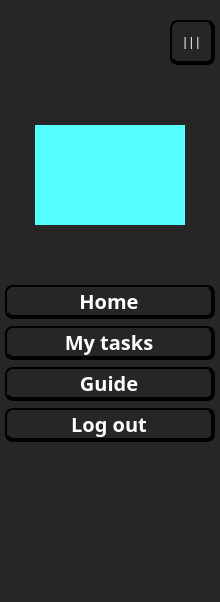
     <widget class="QWidget" name="LeftBar" native="true">
      <property name="minimumSize">
       <size>
        <width>220</width>
        <height>0</height>
       </size>
      </property>
      <property name="maximumSize">
       <size>
        <width>300</width>
        <height>16777215</height>
       </size>
      </property>
      <property name="layoutDirection">
       <enum>Qt::LeftToRight</enum>
      </property>
      <property name="styleSheet">
       <string notr="true">QWidget{
	background-color: rgb(39, 38, 39);
}
QPushButton{

	color:white;
	border: 2px solid;
	border-radius: 8px;
	border-bottom: 4px solid;
	border-right: 4px solid 
}
QPushButton:hover{
	background-color: &quot;#3d3d3d&quot;;
 	color: black;
}
QPushButton:pressed{
	border-bottom: 2px solid;
	border-right: 2px solid
}
</string>
      </property>
      <layout class="QGridLayout" name="gridLayout">
       <property name="leftMargin">
        <number>5</number>
       </property>
       <property name="topMargin">
        <number>20</number>
       </property>
       <property name="rightMargin">
        <number>5</number>
       </property>
       <property name="bottomMargin">
        <number>120</number>
       </property>
       <property name="horizontalSpacing">
        <number>0</number>
       </property>
       <property name="verticalSpacing">
        <number>20</number>
       </property>
       <item row="5" column="0" colspan="3">
        <layout class="QVBoxLayout" name="leftMenuButtons">
         <property name="spacing">
          <number>7</number>
         </property>
         <property name="sizeConstraint">
          <enum>QLayout::SetDefaultConstraint</enum>
         </property>
         <property name="rightMargin">
          <number>0</number>
         </property>
         <item>
          <spacer name="verticalSpacerUnderPhoto">
           <property name="orientation">
            <enum>Qt::Vertical</enum>
           </property>
           <property name="sizeType">
            <enum>QSizePolicy::Minimum</enum>
           </property>
           <property name="sizeHint" stdset="0">
            <size>
             <width>20</width>
             <height>40</height>
            </size>
           </property>
          </spacer>
         </item>
         <item>
          <widget class="QPushButton" name="homeButton">
           <property name="sizePolicy">
            <sizepolicy hsizetype="Preferred" vsizetype="Preferred">
             <horstretch>0</horstretch>
             <verstretch>0</verstretch>
            </sizepolicy>
           </property>
           <property name="maximumSize">
            <size>
             <width>16777215</width>
             <height>100</height>
            </size>
           </property>
           <property name="font">
            <font>
             <family>Century Gothic</family>
             <pointsize>15</pointsize>
             <weight>75</weight>
             <bold>true</bold>
            </font>
           </property>
           <property name="cursor">
            <cursorShape>PointingHandCursor</cursorShape>
           </property>
           <property name="mouseTracking">
            <bool>true</bool>
           </property>
           <property name="layoutDirection">
            <enum>Qt::LeftToRight</enum>
           </property>
           <property name="styleSheet">
            <string notr="true">color:white;</string>
           </property>
           <property name="text">
            <string>Home</string>
           </property>
           <property name="icon">
            <iconset>
             <normalon>user/home.png</normalon>
            </iconset>
           </property>
           <property name="autoDefault">
            <bool>true</bool>
           </property>
           <property name="default">
            <bool>true</bool>
           </property>
           <property name="flat">
            <bool>false</bool>
           </property>
          </widget>
         </item>
         <item>
          <widget class="QPushButton" name="myTaskButton">
           <property name="sizePolicy">
            <sizepolicy hsizetype="Preferred" vsizetype="Preferred">
             <horstretch>0</horstretch>
             <verstretch>0</verstretch>
            </sizepolicy>
           </property>
           <property name="maximumSize">
            <size>
             <width>16777215</width>
             <height>100</height>
            </size>
           </property>
           <property name="font">
            <font>
             <family>Century Gothic</family>
             <pointsize>15</pointsize>
             <weight>75</weight>
             <bold>true</bold>
            </font>
           </property>
           <property name="cursor">
            <cursorShape>PointingHandCursor</cursorShape>
           </property>
           <property name="styleSheet">
            <string notr="true">color: white;</string>
           </property>
           <property name="text">
            <string>My tasks</string>
           </property>
           <property name="icon">
            <iconset>
             <normalon>user/clipboard.png</normalon>
            </iconset>
           </property>
           <property name="autoDefault">
            <bool>true</bool>
           </property>
           <property name="default">
            <bool>true</bool>
           </property>
           <property name="flat">
            <bool>false</bool>
           </property>
          </widget>
         </item>
         <item>
          <widget class="QPushButton" name="guideButton">
           <property name="sizePolicy">
            <sizepolicy hsizetype="Preferred" vsizetype="Preferred">
             <horstretch>0</horstretch>
             <verstretch>0</verstretch>
            </sizepolicy>
           </property>
           <property name="maximumSize">
            <size>
             <width>16777215</width>
             <height>100</height>
            </size>
           </property>
           <property name="font">
            <font>
             <family>Century Gothic</family>
             <pointsize>15</pointsize>
             <weight>75</weight>
             <bold>true</bold>
            </font>
           </property>
           <property name="cursor">
            <cursorShape>PointingHandCursor</cursorShape>
           </property>
           <property name="layoutDirection">
            <enum>Qt::LeftToRight</enum>
           </property>
           <property name="styleSheet">
            <string notr="true">color: white;</string>
           </property>
           <property name="text">
            <string>Guide</string>
           </property>
           <property name="icon">
            <iconset>
             <normalon>user/help.png</normalon>
            </iconset>
           </property>
           <property name="autoDefault">
            <bool>true</bool>
           </property>
           <property name="default">
            <bool>true</bool>
           </property>
           <property name="flat">
            <bool>false</bool>
           </property>
          </widget>
         </item>
         <item>
          <widget class="QPushButton" name="logOutButton">
           <property name="sizePolicy">
            <sizepolicy hsizetype="Preferred" vsizetype="Preferred">
             <horstretch>0</horstretch>
             <verstretch>0</verstretch>
            </sizepolicy>
           </property>
           <property name="maximumSize">
            <size>
             <width>16777215</width>
             <height>100</height>
            </size>
           </property>
           <property name="font">
            <font>
             <family>Century Gothic</family>
             <pointsize>15</pointsize>
             <weight>75</weight>
             <bold>true</bold>
            </font>
           </property>
           <property name="cursor">
            <cursorShape>PointingHandCursor</cursorShape>
           </property>
           <property name="styleSheet">
            <string notr="true">color: white;</string>
           </property>
           <property name="text">
            <string>Log out</string>
           </property>
           <property name="icon">
            <iconset>
             <normalon>user/logout.png</normalon>
            </iconset>
           </property>
           <property name="autoDefault">
            <bool>true</bool>
           </property>
           <property name="default">
            <bool>true</bool>
           </property>
           <property name="flat">
            <bool>false</bool>
           </property>
          </widget>
         </item>
        </layout>
       </item>
       <item row="1" column="2">
        <spacer name="verticalSpacerAbovePhoto">
         <property name="orientation">
          <enum>Qt::Vertical</enum>
         </property>
         <property name="sizeType">
          <enum>QSizePolicy::Maximum</enum>
         </property>
         <property name="sizeHint" stdset="0">
          <size>
           <width>20</width>
           <height>40</height>
          </size>
         </property>
        </spacer>
       </item>
       <item row="6" column="0">
        <spacer name="verticalSpacer">
         <property name="orientation">
          <enum>Qt::Vertical</enum>
         </property>
         <property name="sizeType">
          <enum>QSizePolicy::Maximum</enum>
         </property>
         <property name="sizeHint" stdset="0">
          <size>
           <width>20</width>
           <height>40</height>
          </size>
         </property>
        </spacer>
       </item>
       <item row="2" column="0" colspan="3">
        <layout class="QGridLayout" name="gridLayout_5">
         <item row="0" column="0">
          <widget class="QWidget" name="photo" native="true">
           <property name="minimumSize">
            <size>
             <width>100</width>
             <height>100</height>
            </size>
           </property>
           <property name="maximumSize">
            <size>
             <width>150</width>
             <height>150</height>
            </size>
           </property>
           <property name="styleSheet">
            <string notr="true">background-color: rgb(85, 255, 255);
background-image: url(user/account.png);
background-position: center;
border-radius: 75%;</string>
           </property>
          </widget>
         </item>
        </layout>
       </item>
       <item row="0" column="2">
        <layout class="QGridLayout" name="gridLayout_4">
         <property name="horizontalSpacing">
          <number>0</number>
         </property>
         <item row="0" column="0">
          <widget class="QPushButton" name="hideLeftMenu">
           <property name="sizePolicy">
            <sizepolicy hsizetype="Fixed" vsizetype="Fixed">
             <horstretch>0</horstretch>
             <verstretch>0</verstretch>
            </sizepolicy>
           </property>
           <property name="minimumSize">
            <size>
             <width>45</width>
             <height>45</height>
            </size>
           </property>
           <property name="cursor">
            <cursorShape>PointingHandCursor</cursorShape>
           </property>
           <property name="styleSheet">
            <string notr="true">color: white;</string>
           </property>
           <property name="text">
            <string>| | |</string>
           </property>
          </widget>
         </item>
        </layout>
       </item>
      </layout>
     </widget>
